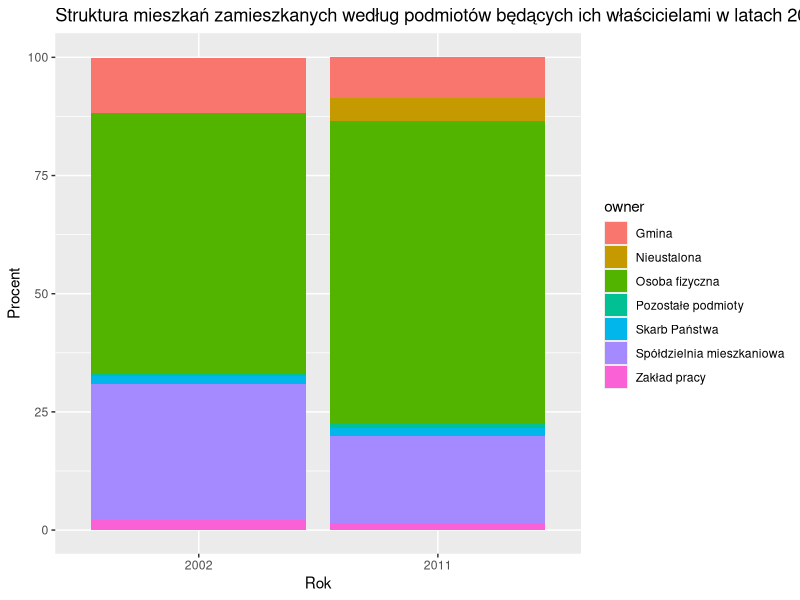

Recreate this plot in R.
## ---- chunk 1
knitr::opts_chunk$set(echo = TRUE)
## ---- chunk 2
library(dplyr)

mieszkania_2002 <- c("Osoba fizyczna", "Spółdzielnia mieszkaniowa", "Gmina", "Zakład pracy", "Skarb Państwa", "Pozostałe podmioty")

proc_2002 <- c(55.2, 28.6, 11.5, 2.2, 1.7, 0.6)

df_2002 <- data.frame(owner=mieszkania_2002, percent=proc_2002, year=2002)

mieszkania_2011 <- c("Osoba fizyczna", "Spółdzielnia mieszkaniowa", "Gmina", "Nieustalona", "Zakład pracy", "Skarb Państwa", "Pozostałe podmioty")

proc_2011 <- c(64.1, 18.3, 8.7, 4.8, 1.6, 1.6, 1.0)

df_2011 <- data.frame(owner=mieszkania_2011, percent=proc_2011, year=2011)

df <- bind_rows(df_2002, df_2011)
## ---- chunk 3
library(ggplot2)

mutate(df) %>% 
  ggplot(aes(x = factor(year), y = percent, fill=owner)) +
  geom_bar(stat='identity') + 
  ggtitle("Struktura mieszkań zamieszkanych według podmiotów będących ich właścicielami w latach 2002 i 2011") +
  xlab("Rok") + 
  ylab("Procent")
